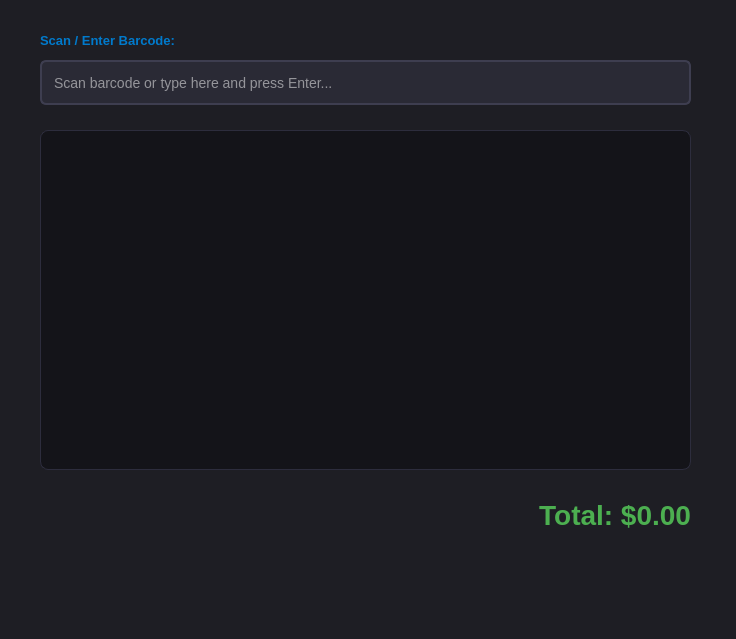
<?xml version="1.0" encoding="UTF-8"?>
<ui version="4.0">
 <class>Dialog</class>
 <widget class="QDialog" name="Dialog">
  <property name="geometry">
   <rect>
    <x>0</x>
    <y>0</y>
    <width>736</width>
    <height>639</height>
   </rect>
  </property>
  <property name="windowTitle">
   <string>GrocerCart POS Terminal</string>
  </property>
  <property name="styleSheet">
   <string notr="true">
    QDialog {
        background-color: #1e1e24;
    }
    QWidget {
        color: #f5f5f7;
        font-family: 'Segoe UI', Arial, sans-serif;
    }
   </string>
  </property>
  
  <widget class="QLineEdit" name="barcode_input">
   <property name="geometry">
    <rect>
     <x>40</x>
     <y>60</y>
     <width>651</width>
     <height>45</height>
    </rect>
   </property>
   <property name="placeholderText">
    <string>Scan barcode or type here and press Enter...</string>
   </property>
   <property name="styleSheet">
    <string notr="true">
     QLineEdit {
         background-color: #2a2a35;
         border: 2px solid #3e3e50;
         border-radius: 6px;
         padding-left: 10px;
         color: #ffffff;
         font-size: 14px;
     }
     QLineEdit:focus {
         border: 2px solid #007acc;
     }
    </string>
   </property>
  </widget>

  <widget class="QLabel" name="barcode_label">
   <property name="geometry">
    <rect>
     <x>40</x>
     <y>30</y>
     <width>200</width>
     <height>20</height>
    </rect>
   </property>
   <property name="text">
    <string>Scan / Enter Barcode:</string>
   </property>
   <property name="styleSheet">
    <string notr="true">
     color: #007acc;
     font-size: 13px;
     font-weight: bold;
    </string>
   </property>
  </widget>

  <widget class="QListWidget" name="cart_list">
   <property name="geometry">
    <rect>
     <x>40</x>
     <y>130</y>
     <width>651</width>
     <height>340</height>
    </rect>
   </property>
   <property name="styleSheet">
    <string notr="true">
     QListWidget {
         background-color: #141419;
         border: 1px solid #2d2d3d;
         border-radius: 8px;
         padding: 10px;
         font-family: 'Consolas', 'Courier New', monospace;
         font-size: 14px;
         color: #e0e0e6;
     }
    </string>
   </property>
  </widget>

  <widget class="QLabel" name="total_label">
   <property name="geometry">
    <rect>
     <x>40</x>
     <y>490</y>
     <width>651</width>
     <height>50</height>
    </rect>
   </property>
   <property name="text">
    <string>Total: $0.00</string>
   </property>
   <property name="alignment">
    <set>Qt::AlignRight|Qt::AlignTrailing|Qt::AlignVCenter</set>
   </property>
   <property name="styleSheet">
    <string notr="true">
     font-size: 28px;
     font-weight: bold;
     color: #4caf50;
    </string>
   </property>
  </widget>

 </widget>
 <resources/>
 <connections/>
</ui>
